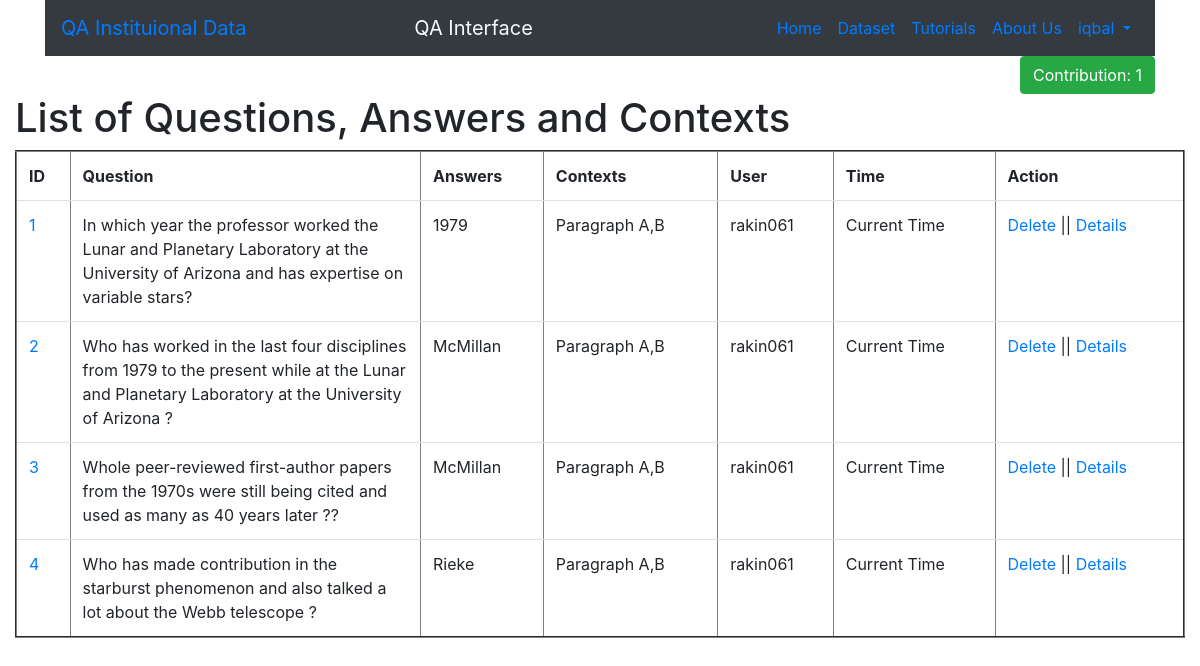
/elements/ (signed in), run on an earlier commit of the app's database.
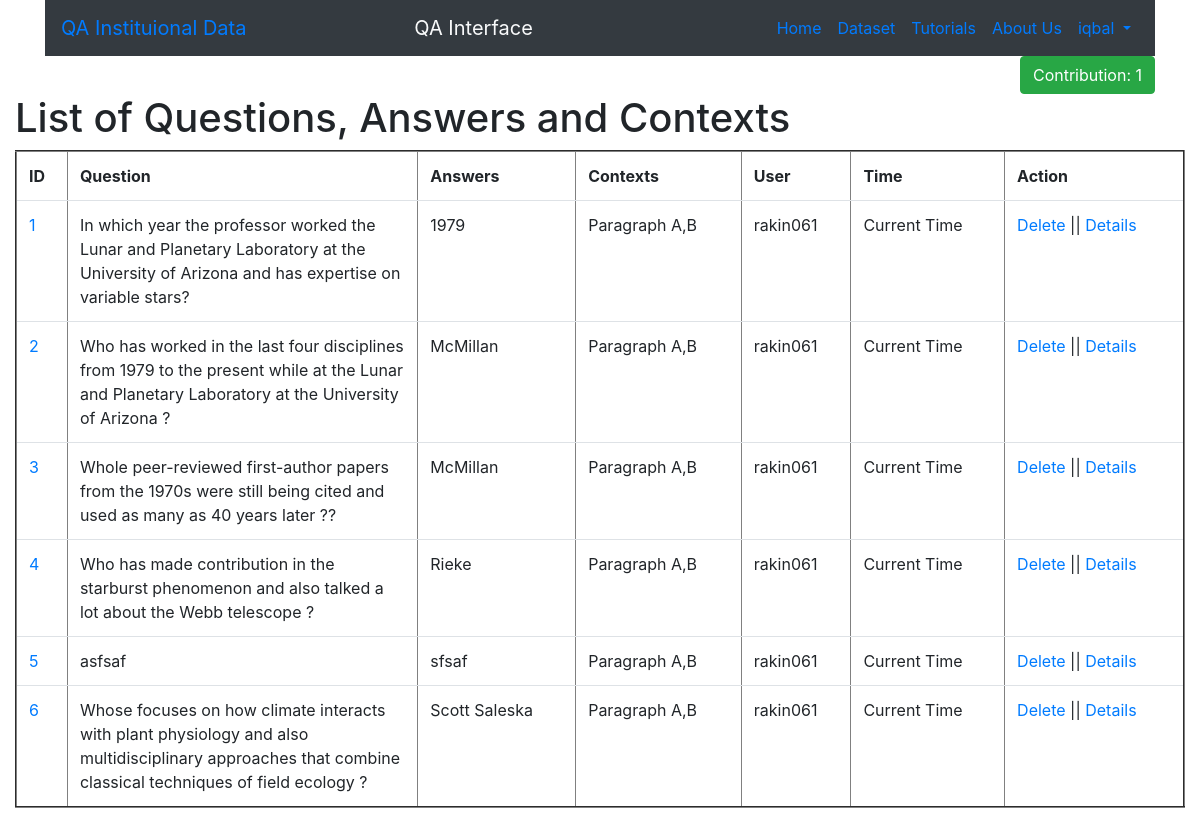
And on a later commit of the database.
### qa_interface/models.py (models this page shows)
class QA_Interface(models.Model):
	source_id=models.CharField(max_length=30,blank=False,null=False) # max_length = required
	title_A=models.CharField(blank=False, null=False,max_length=35)
	par_A=models.TextField(blank=False, null=False)
	title_B=models.CharField(blank=False, null=False,max_length=35)
	par_B=models.TextField(blank=False, null=False)
	question=models.TextField(blank=False, null=False, max_length=1000)
	answer=models.TextField(blank=False, null=False, max_length=100)
	question_type_choices= [('Bridge_entity', 'Bridge'),('Comparison', 'Comparison'),('Intersection', 'Intersection'),('Commonsense_reasoning', 'Commonsense')]
	question_type=models.CharField(max_length=22, choices=question_type_choices, default='Bridge_entity')
	level_choices=[('Hard','Hard'),('Medium','Medium'),('Easy','Easy')]
	level=models.CharField(max_length=6, choices=level_choices, default='Easy')
	supporting_facts=models.TextField(blank=False, null=False,max_length=4, help_text=' &nbsp; <button type="button" class="btn btn-danger btn-sm" data-bs-container="body" '
																					  'data-bs-toggle="popover" data-bs-placement="right"  '
																					  'data-bs-content="Supporting facts specify the sentences involved while creating the multi hop question from '
																					  'both of the paragraphs.<br> <b>Example Input: 0,1. </b> It indicates that first sentence from the first paragraph and '
																					  'second sentence from the second paragraph have been used to produce the multi hop question.."> ? </button>')
	def get_absolute_url(self):
		return reverse("qa:qa_entity", kwargs={"id":self.id})

### qa_interface/views.py (the view)
# urls.py: path("elements/", detail_view),
def detail_view(request):
	obj=QA_Interface.objects.all()
	contribution=0
	username=str(request.user)
	directory_name="Dataset/"+username+"/"
	file_or_directory=Path(directory_name)
	if file_or_directory.exists():
		contribution=len([name for name in os.listdir(directory_name) if os.path.isfile(os.path.join(directory_name, name))])
	context={
		"elements": obj,
		"contribution": contribution,
		"username":username
	}
	return render(request,"detail.html",context)

### qa_interface/templates/detail.html
{% extends 'base.html' %}
{% block content %}
{% if user.is_authenticated %}
<h1>List of Questions, Answers and Contexts</h1>
<table border="2" class="table table-hover " >
	<tr>
		<th>ID</th>
		<th>Question</th>
		<th>Answers</th>
		<th>Contexts</th>
		<th>User</th>
		<th>Time</th>
		<th>Action</th>
	</tr>
	{% for element in elements %}
		<tr>
			<td><a href="{{element.get_absolute_url}}">{{element.id}}</a></td>
			<td style="width:30%">{{element.question}}</td>
			<td>{{element.answer}}</td>
			<td>Paragraph A,B</td>
			<td>rakin061</td>
			<td>Current Time</td>
			<td><a href="/delete/{{element.id}}">Delete</a>  || <a href="{{element.get_absolute_url}}">Details</a></td>
		</tr>
	{% endfor %}
</table>
{% else %}
  <p>You are not logged in</p>
  <a href="{% url 'login' %}">Log In</a>
{% endif %}
{% endblock %}

### templates/base.html (shortened to what this page needs)
<!doctype html>
<html lang="en">
  <head>
    <link rel="stylesheet" href="https://cdn.jsdelivr.net/npm/bootstrap@4.0.0/dist/css/bootstrap.min.css">
  </head>
  <body>
    <div class="container-fluid">
     {% include 'navbar.html' %}
      {% block content %}{% endblock %}
      </div>
  </body>
</html>

### templates/navbar.html (shortened to what this page needs)
{% block content %}
<div class="container">
<nav class="navbar navbar-expand-lg bg-dark w-200 ">
  <a class="navbar-brand" href="#">QA Instituional Data</a>
  <div class="navbar-collapse collapse w-100 order-3 dual-collapse2 text-light">
  <ul class="navbar-nav mx-auto">
            <li class="nav-item">
                <a class="navbar-brand text-light" href="#">QA Interface </a>
            </li>
  </ul>
  </div>
  <div class="navbar-collapse collapse w-100 order-3 dual-collapse2">
        <ul class="navbar-nav ml-auto">
            <li class="nav-item">
                <a class="nav-link" href="/create">Home</a>
            </li>
            <li class="nav-item">
                <a class="nav-link" target="_blank" href="https://huggingface.co/datasets/hotpot_qa/viewer">Dataset</a>
            </li>
            <li class="nav-item">
                <a class="nav-link" target="_blank" href="https://huggingface.co/course/chapter1/1">Tutorials</a>
            </li>
             <li class="nav-item">
                <a class="nav-link" target="_blank" href="https://kmap.arizona.edu/team">About Us</a>
            </li>
            {% if user.is_authenticated %}
            <li class="nav-item dropdown">
                <a class="nav-link dropdown-toggle" href="#" id="navbarDropdown" role="button" data-toggle="dropdown" aria-haspopup="true" aria-expanded="false">
                  {{user.username}}
                </a>
              </li>
              {% endif%}
        </ul>
    </div>
</nav>
 {% if user.is_authenticated %}
        <div class="d-flex justify-content-end">
            <button class="btn btn-success my-2 my-sm-0" type="submit">Contribution: {{contribution}}</button>
        </div>
 {%endif%}
</div>
{% endblock %}

What changed in the data, as far as the page shows it:
added QA_Interface: id "5", question "asfsaf", answer "sfsaf"
added QA_Interface: id "6", question "Whose focuses on how climate interacts with plant physiology and also multidisciplinary approaches that combine classical techniques of field ecology ?", answer "Scott Saleska"
